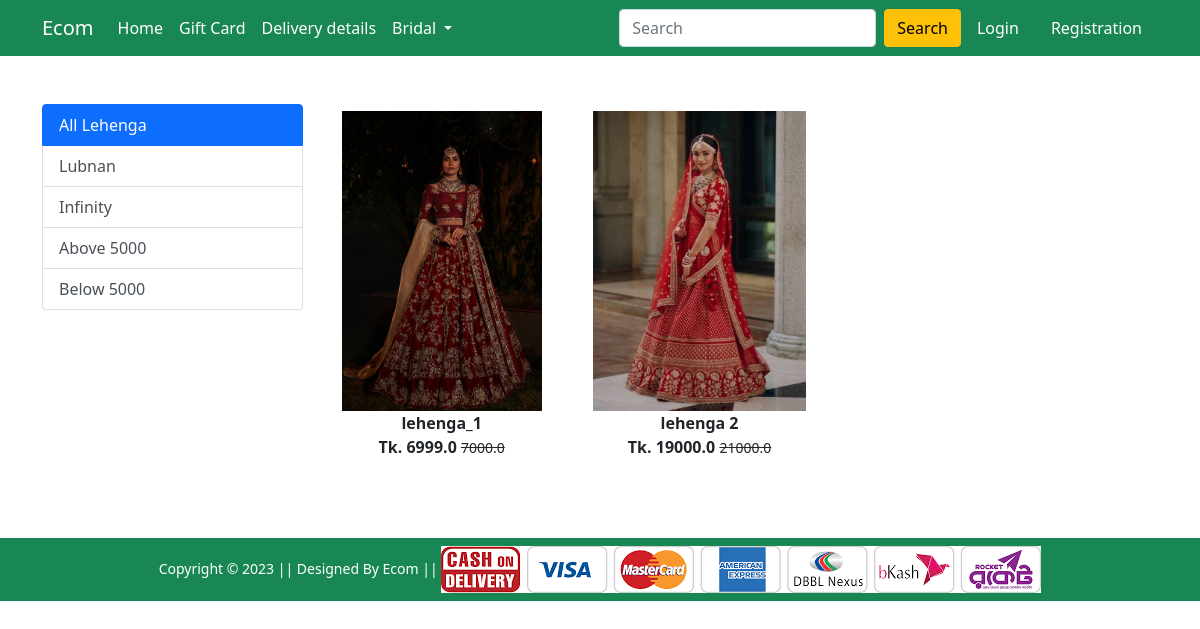
The app's page /lehenga/, older data.
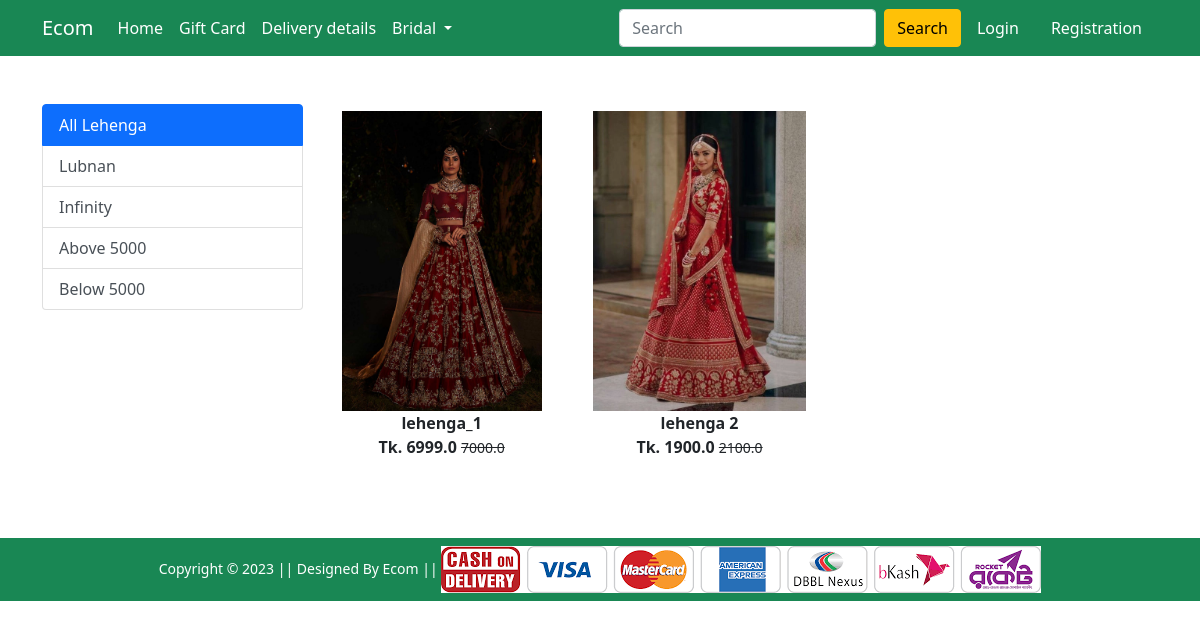
The same page, newer data.
### Shop/models.py (models this page shows, shortened)
class product(models.Model):
    title = models.CharField(max_length=255)
    selling_price = models.FloatField()
    discount_price = models.FloatField()
    description = models.TextField()
    brand = models.CharField(max_length=50)
    catagory = models.CharField(choices=CATAGORY_CHOICES,max_length=2)
    product_img = models.ImageField(upload_to='product_img')

### Shop/views.py (the view)
# urls.py: path('lehenga/', views.lehenga, name='lehenga'),
def lehenga(request,data=None):
  if data==None:
   lehengas = product.objects.filter(catagory='L')
  elif data=='infinity' or data== 'lubnan':
   lehengas = product.objects.filter(catagory='L').filter(brand=data)
  elif data == 'below':
   lehengas = product.objects.filter(catagory='L').filter(discount_price__lt=4000)
  elif data == 'above':
   lehengas = product.objects.filter(catagory='L').filter(discount_price__gt=4000)
  return render(request, 'Shop/lehenga.html',{ 'lehengas' :lehengas})

### Shop/templates/Shop/lehenga.html (shortened to what this page needs)
{% extends 'Shop/base.html' %}
{% load static %}
{% block main-content %}
<div class="container my-5">
    <div class="row">
        <div class="col-sm-3">
            <div class="list-group">
                <a href="{% url 'lehenga' %}" class="list-group-item list-group-item-action active" aria-current="true">
                    All Lehenga
                </a>
                <a href="{% url 'lehengaItem' 'lubnan' %}" class="list-group-item list-group-item-action">Lubnan</a>
                <a href="{% url 'lehengaItem' 'infinity' %}" class="list-group-item list-group-item-action">Infinity</a>
                <a href="{% url 'lehengaItem' 'above' %}" class="list-group-item list-group-item-action">Above 5000</a>
                <a href="{% url 'lehengaItem' 'below' %}" class="list-group-item list-group-item-action">Below 5000</a>
            </div>
        </div>
        <div class="col-sm-8">
            <div class="row">
                {% for product in lehengas %}
                <div class="col-sm-4 text-center mb-4">
                    <a href="{% url 'product-detail' product.id %}" class="btn">
                        <div class="item">
                            <img src="{{product.product_img.url}}" alt="" height="300" class="">
                            <div class="fw-bold">{{product.title}}</div>
                            <div class="fw-bold">Tk. {{product.discount_price}} <small
                                    class="fw-light text-decoration-line-through">{{product.selling_price}}</small>
                            </div>
                        </div>
                    </a>
                </div>
                {% endfor %}
            </div>
        </div>
    </div>
</div>
{% endblock main-content %}

Row changes from the older to the newer data that the page shows:
changed product "lehenga 2": discount_price "19000.0" → "1900.0"; selling_price "21000.0" → "2100.0"
